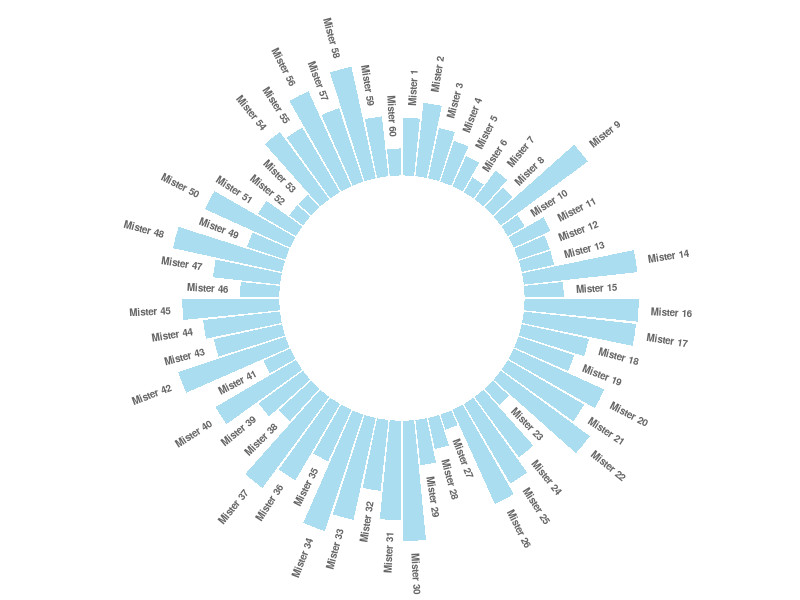

The R source for this figure: (Note: this script raises an error after producing the figure.)
## ---- chunk 1
knitr::opts_chunk$set( warning=FALSE, message=FALSE)
## ---- chunk 2
# Libraries
library(tidyverse)
 
# Create dataset
data <- data.frame(
  id=seq(1,60),
  individual=paste( "Mister ", seq(1,60), sep=""),
  value=sample( seq(10,100), 60, replace=T)
)
 
# ----- This section prepare a dataframe for labels ---- #
# Get the name and the y position of each label
label_data <- data
 
# calculate the ANGLE of the labels
number_of_bar <- nrow(label_data)
angle <-  90 - 360 * (label_data$id-0.5) /number_of_bar     # I substract 0.5 because the letter must have the angle of the center of the bars. Not extreme right(1) or extreme left (0)
 
# calculate the alignment of labels: right or left
# If I am on the left part of the plot, my labels have currently an angle < -90
label_data$hjust<-ifelse( angle < -90, 1, 0)
 
# flip angle BY to make them readable
label_data$angle<-ifelse(angle < -90, angle+180, angle)
# ----- ------------------------------------------- ---- #
 
 
# Start the plot
p <- ggplot(data, aes(x=as.factor(id), y=value)) +       # Note that id is a factor. If x is numeric, there is some space between the first bar
  
  # This add the bars with a blue color
  geom_bar(stat="identity", fill=alpha("skyblue", 0.7)) +
  
  # Limits of the plot = very important. The negative value controls the size of the inner circle, the positive one is useful to add size over each bar
  ylim(-100,120) +
  
  # Custom the theme: no axis title and no cartesian grid
  theme_minimal() +
  theme(
    axis.text = element_blank(),
    axis.title = element_blank(),
    panel.grid = element_blank(),
    plot.margin = unit(rep(-1,4), "cm")      # Adjust the margin to make in sort labels are not truncated!
  ) +
  
  # This makes the coordinate polar instead of cartesian.
  coord_polar(start = 0) +
  
  # Add the labels, using the label_data dataframe that we have created before
  geom_text(data=label_data, aes(x=id, y=value+10, label=individual, hjust=hjust), color="black", fontface="bold",alpha=0.6, size=2.5, angle= label_data$angle, inherit.aes = FALSE ) 
 
p
## ---- chunk 3
htmltools::includeHTML("htmlChunkRelatedRanking.html")
